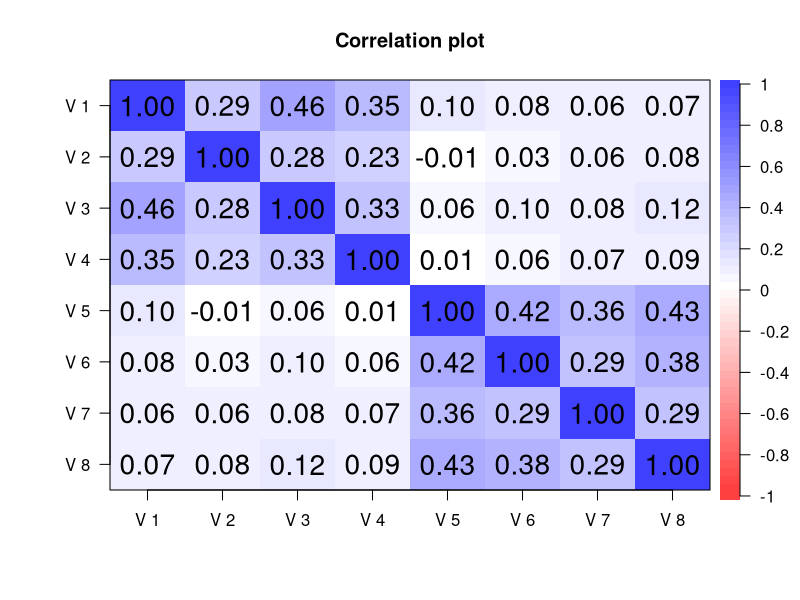

This figure's R source: (Note: this script raises an error after producing the figure.)
## ---- chunk 1
library(tidyverse)

set.seed(123)

# loading matrix
lambda = matrix(
  c(1.0, 0.5, 0.8, 0.6, 0.0, 0.0, 0.0, 0.0,
    0.0, 0.0, 0.0, 0.0, 1.0, 0.7, 0.6, 0.8), 
  nrow = 2, 
  byrow = TRUE
)

# correlation of factors
phi = matrix(c(1, .25, .25, 1), nrow = 2, byrow = TRUE)  

# factors and some noise
factors = mvtnorm::rmvnorm(1000, mean = rep(0, 2), sigma = phi, "chol")
e = mvtnorm::rmvnorm(1000, sigma = diag(8))

# observed responses
y = 0 + factors%*%lambda + e

# Examine
#dim(y)
psych::describe(y)
# round(cor(y), 2)

# see the factor structure
psych::cor.plot(cor(y))

# example exploratory fa
#psych::fa(y, nfactors=2, rotate="oblimin") 
## ---- chunk 2
# measurement model, covariance approach

# trace function, strangely absent from base R
tr <- function(mat) {
  sum(diag(mat), na.rm = TRUE)
}

cfa_cov <- function (parms, data) {
  # Arguments- 
  # parms: initial values (named)
  # data: raw data
  
  # Extract parameters by name
  
  l1 = c(1, parms[grep('l1', names(parms))])      # loadings for factor 1
  l2 = c(1, parms[grep('l2', names(parms))])      # loadings for factor 2
  
  cov0 = parms[grep('cov', names(parms))]         # factor covariance, variances
  
  # Covariance matrix
  S = cov(data)*((nrow(data)-1)/nrow(data))       # ML covariance div by N rather than N-1, the multiplier adjusts
  
  # loading estimates
  lambda = cbind(
    c(l1, rep(0,length(l2))),
    c(rep(0,length(l1)), l2)
  )
  
  # disturbances
  dist_init = parms[grep('dist', names(parms))]    
  disturbs  = diag(dist_init)
  
  # factor correlation
  phi_init = matrix(c(cov0[1], cov0[2], cov0[2], cov0[3]), 2, 2)  #factor cov/correlation matrix
  
  # other calculations and log likelihood
  sigtheta = lambda%*%phi_init%*%t(lambda) + disturbs
  
  # in Bollen p + q (but for the purposes of this just p) = tr(data)
  pq = dim(data)[2] 
  
  # a reduced version; Bollen 1989 p.107
  # ll = -(log(det(sigtheta)) + tr(S%*%solve(sigtheta)) - log(det(S)) - pq) 
  
  # this should be the same as Mplus H0 log likelihood
  ll = ( (-nrow(data)*pq/2) * log(2*pi) ) - 
    (nrow(data)/2) * ( log(det(sigtheta)) + tr(S%*%solve(sigtheta)) )
  
  -ll
}
## ---- chunk 3
cfa_cor <- function (parms, data) {
  
  l1 = parms[grep('l1', names(parms))]      # loadings for factor 1
  l2 = parms[grep('l2', names(parms))]      # loadings for factor 2
  cor0 = parms[grep('cor', names(parms))]   # factor correlation
  
  S = cor(data)
  
  lambda = cbind(
    c(l1, rep(0,length(l2))),
    c(rep(0,length(l1)), l2)
  )
  
  dist_init = parms[grep('dist', names(parms))]
  disturbs  = diag(dist_init)
  
  phi_init = matrix(c(1, cor0, cor0, 1), ncol=2)
  
  sigtheta = lambda%*%phi_init%*%t(lambda) + disturbs
  pq = dim(data)[2]
  
  #ll = ( log(det(sigtheta)) + tr(S%*%solve(sigtheta)) - log(det(S)) - pq )
  
  ll = ( (-nrow(data)*pq/2) * log(2*pi) ) - 
    (nrow(data)/2) * ( log(det(sigtheta)) + tr(S%*%solve(sigtheta)) )
  
  -ll
}
## ---- chunk 4
par_init_cov = c(rep(1, 6), rep(.05, 8), rep(.5, 3)) 
names(par_init_cov) = rep(c('l1','l2', 'dist', 'cov'), c(3, 3, 8, 3))
## ---- chunk 5
fit_cov = optim(
  par  = par_init_cov,
  fn   = cfa_cov,
  data = y,
  method  = "L-BFGS-B",
  lower   = 0
) 

loadings_cov = data.frame(
  f1 = c(1, fit_cov$par[1:3], rep(0, 4)),
  f2 = c(rep(0, 4), 1, fit_cov$par[4:6])
)

disturbances_cov = fit_cov$par[7:14]
## ---- chunk 6
par_init_cor = c(rep(1, 8), rep(.05, 8), 0) #for cor
names(par_init_cor) = rep(c('l1', 'l2', 'dist', 'cor'), c(4, 4, 8, 1))
## ---- chunk 7
fit_cor = optim(
  par  = par_init_cor,
  fn   = cfa_cor,
  data = y,
  method = "L-BFGS-B",
  lower  = 0,
  upper  = 1
)

loadings_cor = matrix(
  c(fit_cor$par[1:4], rep(0, 4), rep(0, 4), fit_cor$par[5:8]), 
  ncol = 2
)

disturbances_cor = fit_cor$par[9:16]
## ---- chunk 8
results = list(
  raw = list(
    loadings = round(data.frame(loadings_cov, Variances = disturbances_cov), 3),
    cov.fact = round(matrix(c(fit_cov$par[c(15, 16, 16, 17)]), ncol = 2) , 3)
  ),
  
  standardized = list(
    loadings = round(
      data.frame(
        loadings_cor,
        Variances = disturbances_cor,
        Rsq = (1 - disturbances_cor)
      ), 3),
    cor.fact = round(matrix(c(1, fit_cor$par[c(17, 17)], 1), ncol = 2), 3)
  ),
  
  # note inclusion of intercepts for total number of par
  fit_lav = data.frame(
    ll  = fit_cov$value,
    AIC = 2*fit_cov$value + 2 * (length(par_init_cov) + ncol(y)),
    BIC = 2*fit_cov$value + log(nrow(y)) * (length(par_init_cov) + ncol(y))
  )  
)

results
## ---- chunk 9
library(lavaan)
y = data.frame(y)
model = '
  F1  =~ X1 + X2 + X3 + X4
  F2  =~ X5 + X6 + X7 + X8
'

fit_lav = cfa(
  model,
  data  = y,
  mimic = 'Mplus',
  estimator = 'ML'
)

fit_lav_std = cfa(
  model,
  data  = y,
  mimic = 'Mplus',
  estimator = 'ML',
  std.lv = TRUE,
  std.ov = TRUE
) 

# note that lavaan does not count the intercepts among the free params for
# AIC/BIC by default, (can get its result via -2 * as.numeric(lls) + k *
# attr(lls, "df")), but the mimic='Mplus' should have them correspond to optim's
# results

summary(fit_lav,
        fit.measures = TRUE,
        standardized = TRUE)   
